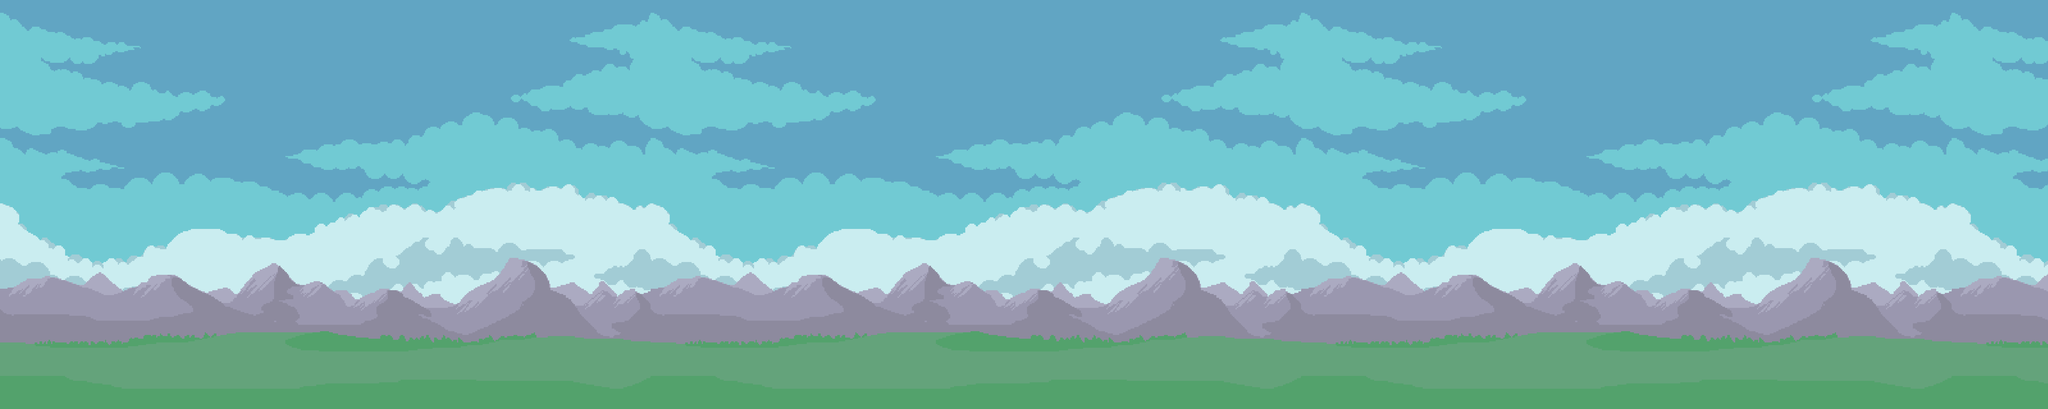

Rendered tile map (Tiled .tmx) drawn with the repository's tilesets; below, a short description and the map source with its tile grids summarised:
An orthogonal 170x34 tile map with 32x32 px tiles, 5 tile layers (Parallax4, Parallax3, Parallax2, Parallax1, ...), 5 tilesets and 2 objects.

<map version="1.0" orientation="orthogonal" renderorder="right-down" width="170" height="34" tilewidth="32" tileheight="32" nextobjectid="3">
 <tileset firstgid="1" name="Tileset" tilewidth="32" tileheight="32" tilecount="60" columns="10">
  <image source="FreePlatformerNA/Foreground/Tileset.png" width="320" height="192" />
  <terraintypes>
   <terrain name="air_rock" tile="-1" />
   <terrain name="air_rock_grass" tile="-1" />
   <terrain name="Nuevo Terreno" tile="-1" />
  </terraintypes>
  <tile id="0" terrain="0,1,0,1" />
  <tile id="1" terrain="1,1,1,1" />
  <tile id="2" terrain="1,0,1,0" />
  <tile id="4" terrain="0,0,0," />
  <tile id="5" terrain="0,0,,0" />
  <tile id="10" terrain="0,1,0,1" />
  <tile id="11" terrain="1,1,1,1" />
  <tile id="12" terrain="1,0,1,0" />
  <tile id="14" terrain="0,,0,0" />
  <tile id="15" terrain=",0,0,0" />
  <tile id="20" terrain="0,1,0,0" />
  <tile id="21" terrain="1,1,1,1" />
  <tile id="22" terrain="1,0,0,0" />
  <tile id="26" terrain=",1,," />
  <tile id="27" terrain="1,1,," />
  <tile id="28" terrain="1,1,," />
  <tile id="29" terrain="1,,," />
 </tileset>
 <tileset firstgid="61" name="BGBack" tilewidth="32" tileheight="32" tilecount="1836" columns="54">
  <image source="FreePlatformerNA/Background/BGBack.png" width="1741" height="1088" />
 </tileset>
 <tileset firstgid="1897" name="BGFront" tilewidth="32" tileheight="32" tilecount="1836" columns="54">
  <image source="FreePlatformerNA/Background/BGFront.png" width="1741" height="1088" />
 </tileset>
 <tileset firstgid="3733" name="CloudsFront" tilewidth="32" tileheight="32" tilecount="1836" columns="54">
  <image source="FreePlatformerNA/Background/CloudsFront.png" width="1741" height="1088" />
 </tileset>
 <tileset firstgid="5569" name="CloudsBack" tilewidth="32" tileheight="32" tilecount="1836" columns="54">
  <image source="FreePlatformerNA/Background/CloudsBack.png" width="1741" height="1088" />
 </tileset>
 <layer name="Parallax4" width="170" height="34">
  <data>[5780 cells, 5780 non-empty, 1836 distinct tile ids]</data>
 </layer>
 <layer name="Parallax3" width="170" height="34">
  <data>[5780 cells, 5780 non-empty, 1836 distinct tile ids]</data>
 </layer>
 <layer name="Parallax2" width="170" height="34">
  <properties>
   <property name="ParallaxSpeed" type="float" value="1" />
  </properties>
  <data>[5780 cells, 5780 non-empty, 1836 distinct tile ids]</data>
 </layer>
 <layer name="Parallax1" width="170" height="34">
  <data>[5780 cells, 5780 non-empty, 1836 distinct tile ids]</data>
 </layer>
 <layer name="Platforms" width="170" height="34">
  <properties>
   <property name="ParallaxSpeed" type="float" value="1" />
  </properties>
  <data>[5780 cells, 0 non-empty, 0 distinct tile ids]</data>
 </layer>
 <objectgroup name="Colliders">
  <object id="1" x="1.33333" y="910.667" width="1284" height="178.667" />
  <object id="2" x="1188" y="814.667" width="89.3333" height="110.667" />
 </objectgroup>
</map>
